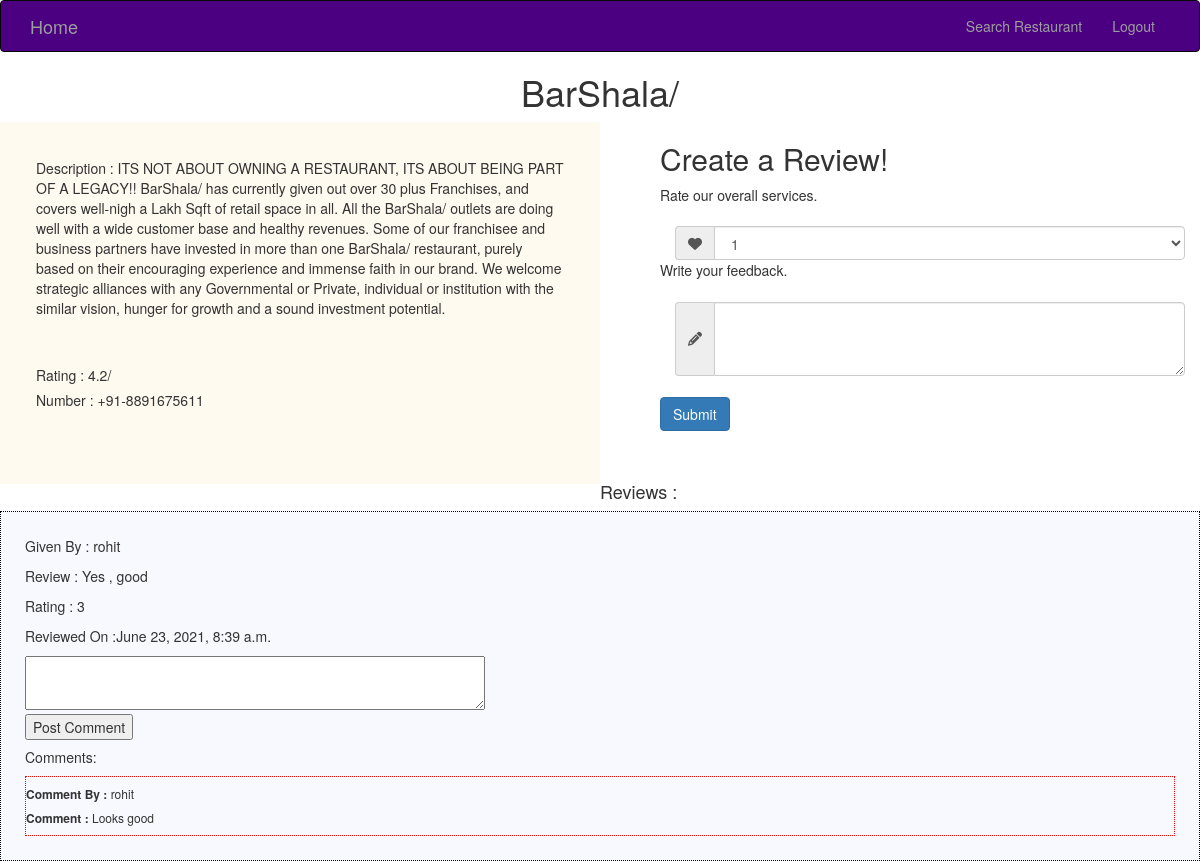
Page /restaurant/1/ (signed in) on the committed database.
### restaurant/models.py (models this page shows)
class Restaurant(models.Model):
    google_place_id = models.CharField(max_length=16)
    icon = models.CharField(max_length=256,null=True)
    rating = models.CharField(max_length=4,null=True)
    name = models.CharField(max_length=256)

### reviews/models.py (models this page shows)
class RestaurantReview(models.Model):
    restaurant = models.ForeignKey(Restaurant,on_delete=models.CASCADE)
    given_by = models.ForeignKey(User,on_delete=models.CASCADE)
    review = models.TextField()
    created_on = models.DateTimeField(auto_now=True)
    rating = models.CharField(max_length=2,choices=rating)

### users/models.py (models this page shows, shortened)
class User(AbstractUser):
  username = models.CharField(max_length = 50, unique = True)
  email = models.EmailField(_('email address'), null = True)
  phone_no = models.CharField(max_length = 10)
  REQUIRED_FIELDS = [ 'first_name', 'last_name']

### comment/models.py (models this page shows)
class Comment(models.Model):
    review = models.ForeignKey(RestaurantReview,on_delete=models.CASCADE,related_name ="comments_set")
    user = models.ForeignKey(User,on_delete=models.CASCADE)
    comment = models.TextField()
    created_on = models.DateTimeField(auto_now=True)

### restaurant/views.py (the view)
# urls.py: path('<str:id>/', login_required(views.RestaurantView.as_view()),name='restaurant_view'),
class RestaurantView(APIView):
    renderer_classes = [TemplateHTMLRenderer]
    template_name = "restaurant.html"
    def get(self, request, id):
        restaurant = Restaurant.objects.get(id=id)
        reviews = RestaurantReview.objects.filter(restaurant=restaurant).prefetch_related("comments_set")
        return Response({"restaurant":restaurant,"reviews":reviews})

### templates/restaurant.html (shortened to what this page needs)
{% extends "base.html" %}
{% block content %}
<center><h1>{{restaurant.name}}</h1></center>
<div style="height: 300px;">
    <div style="width: 50%;float: left;background-color:floralwhite;padding: 3%;">
        <div style="height: 200px;">
            <p>Description : ITS NOT ABOUT OWNING A RESTAURANT, ITS ABOUT BEING PART OF A LEGACY!!
            {{restaurant.name}} has currently given out over 30 plus Franchises, and covers well-nigh a Lakh Sqft of retail space in all. All the {{restaurant.name}} outlets are doing well with a wide customer base and healthy revenues. Some of our franchisee and business partners have invested in more than one {{restaurant.name}} restaurant, purely based on their encouraging experience and immense faith in our brand. We welcome strategic alliances with any Governmental or Private, individual or institution with the similar vision, hunger for growth and a sound investment potential.</div>
            <div style="height: 80px">
            <h5>Rating : {{restaurant.rating}}</h5>
            <h5>Number : +91-8891675611</h5>
        </div>
    </div>
    <div style="width: 45%; float: right;">
        <h2 id="fh2">Create a Review!</h2>
        <form id="feedback" action="">
            <div class="pinfo">Rate our overall services.</div>
            <div class="form-group" style="margin-top: 4%;">
                <div class="col-md-12 inputGroupContainer">
                    <div class="input-group">
                        <span class="input-group-addon"><i class="fa fa-heart"></i></span>
                        <select class="form-control" name="rate" id="rate">
                            <option value="1">1</option>
                        </select>
                    </div>
                </div>
            </div>
            <div class="pinfo" style="margin-top: 8%;">Write your feedback.</div>
            <div class="form-group" style="margin-top: 4%;">
                <div class="col-md-12 inputGroupContainer">
                    <div class="input-group">
                        <span class="input-group-addon"><i class="fa fa-pencil"></i></span>
                        <textarea class="form-control" name="review" id="review" rows="3"></textarea>
                    </div>
                </div>
            </div>
            <button style="margin-top: 4%;" type="submit" class="btn btn-primary">Submit</button>
        </form>
    </div>
</div>
<div style="height: 300px;margin-top: 5%;">
    <h4>Reviews : </h4>
    {% for review in reviews %}
    <div style="border: 1px dotted black;padding: 2%;background-color:ghostwhite;">
        <div >
            <p class="card-text">Given By : {{review.given_by.username}} </p>
            <p class="card-text">Review : {{review.review}}</p>
            <p class="card-text">Rating : {{review.rating}}</p>
            <p class="card-text">Reviewed On :{{review.created_on}}</p>
            <form class="comment_form" action="{% url 'post_comment' %}">
                <div>
                    <textarea name="comment" id="comment" placeholder="comment..."
                        style="font-family:sans-serif;font-size:1.2em;width: 40%;">
                        </textarea>
                </div>
                <input type="submit" value="Post Comment">
            </form>
            <h5>Comments:</h5>
            {% for comment in review.comments_set.all %}
            {% if comment.user == request.user %}
            <div style="border: 1px dotted red;background-color: cornflowerblue;">
                {% else %}
                <div style="border: 1px dotted red;">
                    {% endif %}
              <h6><b>Comment By :</b> {{comment.user.username}}</h6>
              <h6><b>Comment :</b> {{comment.comment}}</h6>
            </div>
            {% endfor %}
        </div>
    </div>
    {% endfor %}
</div>
{% endblock %}

### rows in the picture
Restaurant: name "BarShala/", rating "4.2/"
RestaurantReview: given_by.username "rohit", review "Yes , good", rating "3", created_on "June 23, 2021, 8:39 a.m."
Comment: user.username "rohit", comment "Looks good"
